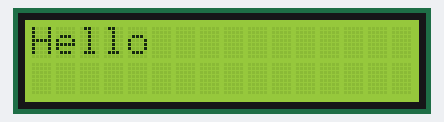
The program below on a simulated ATmega16, built with avr-gcc and emulated at 16 MHz. Parts: 16×2 character LCD. Wiring (inferred from the names in the program): character LCD (HD44780): RS PA1; E PA2; data PA3, PA4, PA5, PA6.

Above: at 0.2 s.
At 1.2 s:
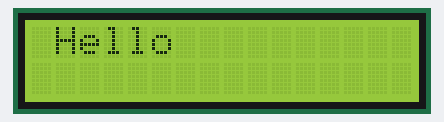
At 2.3 s:
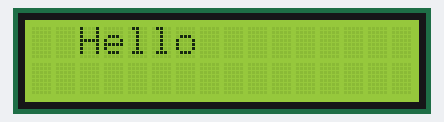
At 3.4 s:
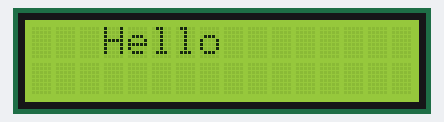
At 4.4 s:
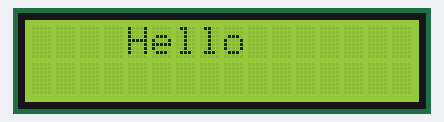
At 5.5 s:
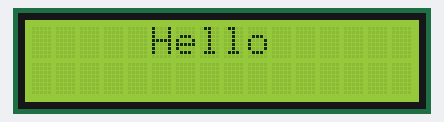

The program:

main.c
```c
/*
 ============================================================================
 Name        : main.c
 Author      : Ahmed Ali
 Date        : 2 Mar 2024
 Description : The Main Function
 ============================================================================
 */

#include "lcd.h"
#include <util/delay.h>

int main(void)
{
	uint8 i = 0;
	/* Configurations and Initialization */
	LCD_init();
	while (1)
	{
		LCD_clearScreen();
		LCD_moveCursor(0, i);
		LCD_displayString("Hello");
		_delay_ms(1000);
		i++;
		if (i == 6)
		{
			i = 0;
		}
	}
}
```

lcd.c
```c
/*
 ============================================================================
 File Name   : lcd.c
 Module      : LCD
 Author      : Ahmed Ali
 Date        : 30 Sept 2023
 Description : Source file for the LCD driver
 ============================================================================
 */

#include <util/delay.h>	   /* For the delay functions */
#include <stdlib.h>		   /* For itoa functions */
#include "common_macros.h" /* For GET_BIT Macro */
#include "lcd.h"
#include "gpio.h"

/*******************************************************************************
 *                      Functions Definitions                                  *
 *******************************************************************************/

/*
 * Description :
 * Initialize the LCD:
 * 1. Setup the LCD pins directions by use the GPIO driver.
 * 2. Setup the LCD Data Mode 4-bits or 8-bits.
 */
void LCD_init(void)
{
	/* Configure the direction for RS and E pins as output pins */
	GPIO_setupPinDirection(LCD_RS_PORT_ID, LCD_RS_PIN_ID, PIN_OUTPUT);
	GPIO_setupPinDirection(LCD_E_PORT_ID, LCD_E_PIN_ID, PIN_OUTPUT);

	_delay_ms(20); /* LCD Power ON delay always > 15ms */

#if (LCD_DATA_BITS_MODE == 4)
	/* Configure 4 pins in the data port as output pins */
	GPIO_setupPinDirection(LCD_DATA_PORT_ID, LCD_DB4_PIN_ID, PIN_OUTPUT);
	GPIO_setupPinDirection(LCD_DATA_PORT_ID, LCD_DB5_PIN_ID, PIN_OUTPUT);
	GPIO_setupPinDirection(LCD_DATA_PORT_ID, LCD_DB6_PIN_ID, PIN_OUTPUT);
	GPIO_setupPinDirection(LCD_DATA_PORT_ID, LCD_DB7_PIN_ID, PIN_OUTPUT);

	/* Send for 4 bit initialization of LCD  */
	LCD_sendCommand(LCD_TWO_LINES_FOUR_BITS_MODE_INIT1);
	LCD_sendCommand(LCD_TWO_LINES_FOUR_BITS_MODE_INIT2);

	/* use 2-lines LCD + 4-bits Data Mode + 5*7 dot display Mode */
	LCD_sendCommand(LCD_TWO_LINES_FOUR_BITS_MODE);

#elif (LCD_DATA_BITS_MODE == 8)
	/* Configure the data port as output port */
	GPIO_setupPortDirection(LCD_DATA_PORT_ID, PORT_OUTPUT);

	/* use 2-lines LCD + 8-bits Data Mode + 5*7 dot display Mode */
	LCD_sendCommand(LCD_TWO_LINES_EIGHT_BITS_MODE);

#endif

	LCD_sendCommand(LCD_CURSOR_OFF);	/* cursor off */
	LCD_sendCommand(LCD_CLEAR_COMMAND); /* clear LCD at the beginning */
}

/*
 * Description :
 * Send the required command to the screen
 */
void LCD_sendCommand(uint8 a_command)
{
	GPIO_writePin(LCD_RS_PORT_ID, LCD_RS_PIN_ID, LOGIC_LOW); /* Instruction Mode RS=0 */
	_delay_ms(1);											 /* delay for processing Tas = 50ns */
	GPIO_writePin(LCD_E_PORT_ID, LCD_E_PIN_ID, LOGIC_HIGH);	 /* Enable LCD E=1 */
	_delay_ms(1);											 /* delay for processing Tpw - Tdws = 190ns */

#if (LCD_DATA_BITS_MODE == 4)
	GPIO_writePin(LCD_DATA_PORT_ID, LCD_DB4_PIN_ID, GET_BIT(a_command, 4));
	GPIO_writePin(LCD_DATA_PORT_ID, LCD_DB5_PIN_ID, GET_BIT(a_command, 5));
	GPIO_writePin(LCD_DATA_PORT_ID, LCD_DB6_PIN_ID, GET_BIT(a_command, 6));
	GPIO_writePin(LCD_DATA_PORT_ID, LCD_DB7_PIN_ID, GET_BIT(a_command, 7));

	_delay_ms(1);											/* delay for processing Tdsw = 100ns */
	GPIO_writePin(LCD_E_PORT_ID, LCD_E_PIN_ID, LOGIC_LOW);	/* Disable LCD E=0 */
	_delay_ms(1);											/* delay for processing Th = 13ns */
	GPIO_writePin(LCD_E_PORT_ID, LCD_E_PIN_ID, LOGIC_HIGH); /* Enable LCD E=1 */
	_delay_ms(1);											/* delay for processing Tpw - Tdws = 190ns */

	GPIO_writePin(LCD_DATA_PORT_ID, LCD_DB4_PIN_ID, GET_BIT(a_command, 0));
	GPIO_writePin(LCD_DATA_PORT_ID, LCD_DB5_PIN_ID, GET_BIT(a_command, 1));
	GPIO_writePin(LCD_DATA_PORT_ID, LCD_DB6_PIN_ID, GET_BIT(a_command, 2));
	GPIO_writePin(LCD_DATA_PORT_ID, LCD_DB7_PIN_ID, GET_BIT(a_command, 3));

	_delay_ms(1);										   /* delay for processing Tdsw = 100ns */
	GPIO_writePin(LCD_E_PORT_ID, LCD_E_PIN_ID, LOGIC_LOW); /* Disable LCD E=0 */
	_delay_ms(1);										   /* delay for processing Th = 13ns */

#elif (LCD_DATA_BITS_MODE == 8)
	GPIO_writePort(LCD_DATA_PORT_ID, a_command);		   /* out the required command to the data bus D0 --> D7 */
	_delay_ms(1);										   /* delay for processing Tdsw = 100ns */
	GPIO_writePin(LCD_E_PORT_ID, LCD_E_PIN_ID, LOGIC_LOW); /* Disable LCD E=0 */
	_delay_ms(1);										   /* delay for processing Th = 13ns */
#endif
}

/*
 * Description :
 * Display the required character on the screen
 */
void LCD_displayCharacter(uint8 a_data)
{
	GPIO_writePin(LCD_RS_PORT_ID, LCD_RS_PIN_ID, LOGIC_HIGH); /* Data Mode RS=1 */
	_delay_ms(1);											  /* delay for processing Tas = 50ns */
	GPIO_writePin(LCD_E_PORT_ID, LCD_E_PIN_ID, LOGIC_HIGH);	  /* Enable LCD E=1 */
	_delay_ms(1);											  /* delay for processing Tpw - Tdws = 190ns */

#if (LCD_DATA_BITS_MODE == 4)
	GPIO_writePin(LCD_DATA_PORT_ID, LCD_DB4_PIN_ID, GET_BIT(a_data, 4));
	GPIO_writePin(LCD_DATA_PORT_ID, LCD_DB5_PIN_ID, GET_BIT(a_data, 5));
	GPIO_writePin(LCD_DATA_PORT_ID, LCD_DB6_PIN_ID, GET_BIT(a_data, 6));
	GPIO_writePin(LCD_DATA_PORT_ID, LCD_DB7_PIN_ID, GET_BIT(a_data, 7));

	_delay_ms(1);											/* delay for processing Tdsw = 100ns */
	GPIO_writePin(LCD_E_PORT_ID, LCD_E_PIN_ID, LOGIC_LOW);	/* Disable LCD E=0 */
	_delay_ms(1);											/* delay for processing Th = 13ns */
	GPIO_writePin(LCD_E_PORT_ID, LCD_E_PIN_ID, LOGIC_HIGH); /* Enable LCD E=1 */
	_delay_ms(1);											/* delay for processing Tpw - Tdws = 190ns */

	GPIO_writePin(LCD_DATA_PORT_ID, LCD_DB4_PIN_ID, GET_BIT(a_data, 0));
	GPIO_writePin(LCD_DATA_PORT_ID, LCD_DB5_PIN_ID, GET_BIT(a_data, 1));
	GPIO_writePin(LCD_DATA_PORT_ID, LCD_DB6_PIN_ID, GET_BIT(a_data, 2));
	GPIO_writePin(LCD_DATA_PORT_ID, LCD_DB7_PIN_ID, GET_BIT(a_data, 3));

	_delay_ms(1);										   /* delay for processing Tdsw = 100ns */
	GPIO_writePin(LCD_E_PORT_ID, LCD_E_PIN_ID, LOGIC_LOW); /* Disable LCD E=0 */
	_delay_ms(1);										   /* delay for processing Th = 13ns */

#elif (LCD_DATA_BITS_MODE == 8)
	GPIO_writePort(LCD_DATA_PORT_ID, a_data);			   /* out the required command to the data bus D0 --> D7 */
	_delay_ms(1);										   /* delay for processing Tdsw = 100ns */
	GPIO_writePin(LCD_E_PORT_ID, LCD_E_PIN_ID, LOGIC_LOW); /* Disable LCD E=0 */
	_delay_ms(1);										   /* delay for processing Th = 13ns */
#endif
}

/*
 * Description :
 * Display the required string on the screen
 */
void LCD_displayString(const char *a_str)
{
	uint8 i = 0;
	while (a_str[i] != '\0')
	{
		LCD_displayCharacter(a_str[i]);
		i++;
	}
}

/*
 * Description :
 * Move the cursor to a specified row and column index on the screen
 */
void LCD_moveCursor(uint8 a_row, uint8 a_col)
{
	uint8 lcd_memory_address;

	/* Calculate the required address in the LCD DDRAM */
	switch (a_row)
	{
	case 0:
		lcd_memory_address = a_col;
		break;
	case 1:
		lcd_memory_address = a_col + 0x40;
		break;
	case 2:
		lcd_memory_address = a_col + 0x10;
		break;
	case 3:
		lcd_memory_address = a_col + 0x50;
		break;
	}
	/* Move the LCD cursor to this specific address */
	LCD_sendCommand(lcd_memory_address | LCD_SET_CURSOR_LOCATION);
}

/*
 * Description :
 * Display the required string in a specified row and column index on the screen
 */
void LCD_displayStringRowColumn(uint8 a_row, uint8 col, const char *a_str)
{
	LCD_moveCursor(a_row, col); /* go to to the required LCD position */
	LCD_displayString(a_str);	/* display the string */
}

/*
 * Description :
 * Display the required decimal value on the screen
 */
void LCD_intgerToString(int a_data)
{
	char buff[16];			 /* String to hold the ascii result */
	itoa(a_data, buff, 10);	 /* Use itoa C function to convert the data to its corresponding ASCII value, 10 for decimal */
	LCD_displayString(buff); /* Display the string */
}

/*
 * Description :
 * Send the clear screen command
 */
void LCD_clearScreen(void)
{
	LCD_sendCommand(LCD_CLEAR_COMMAND); /* Send clear display command */
}
```

lcd.h
```c
/*
 ============================================================================
 File Name   : lcd.h
 Module      : LCD
 Author      : Ahmed Ali
 Date        : 30 Sept 2023
 Description : Header file for the LCD driver
 ============================================================================
 */

#ifndef LCD_H_
#define LCD_H_

#include "std_types.h"

/*******************************************************************************
 *                                Definitions                                  *
 *******************************************************************************/

/* LCD Data bits mode configuration, its value should be 4 or 8*/
#define LCD_DATA_BITS_MODE 4

#if ((LCD_DATA_BITS_MODE != 4) && (LCD_DATA_BITS_MODE != 8))

#error "Number of Data bits should be equal to 4 or 8"

#endif

/* LCD HW Ports and Pins Ids */
#define LCD_RS_PORT_ID		PORTA_ID
#define LCD_RS_PIN_ID 		PIN1_ID

#define LCD_E_PORT_ID 		PORTA_ID
#define LCD_E_PIN_ID 		PIN2_ID

#define LCD_DATA_PORT_ID 	PORTA_ID

#if (LCD_DATA_BITS_MODE == 4)

#define LCD_DB4_PIN_ID PIN3_ID
#define LCD_DB5_PIN_ID PIN4_ID
#define LCD_DB6_PIN_ID PIN5_ID
#define LCD_DB7_PIN_ID PIN6_ID

#endif

/* LCD Commands */
#define LCD_CLEAR_COMMAND 0x01
#define LCD_GO_TO_HOME 0x02
#define LCD_TWO_LINES_EIGHT_BITS_MODE 0x38
#define LCD_TWO_LINES_FOUR_BITS_MODE 0x28
#define LCD_TWO_LINES_FOUR_BITS_MODE_INIT1 0x33
#define LCD_TWO_LINES_FOUR_BITS_MODE_INIT2 0x32
#define LCD_CURSOR_OFF 0x0C
#define LCD_CURSOR_ON 0x0E
#define LCD_SET_CURSOR_LOCATION 0x80

/*******************************************************************************
 *                      Functions Prototypes                                   *
 *******************************************************************************/

/*
 * Description :
 * Initialize the LCD:
 * 1. Setup the LCD pins directions by use the GPIO driver.
 * 2. Setup the LCD Data Mode 4-bits or 8-bits.
 */
void LCD_init(void);

/*
 * Description :
 * Send the required command to the screen
 */
void LCD_sendCommand(uint8 a_command);

/*
 * Description :
 * Display the required character on the screen
 */
void LCD_displayCharacter(uint8 a_data);

/*
 * Description :
 * Display the required string on the screen
 */
void LCD_displayString(const char *a_str);

/*
 * Description :
 * Move the cursor to a specified row and column index on the screen
 */
void LCD_moveCursor(uint8 a_row, uint8 a_col);

/*
 * Description :
 * Display the required string in a specified row and column index on the screen
 */
void LCD_displayStringRowColumn(uint8 a_row, uint8 a_col, const char *a_str);

/*
 * Description :
 * Display the required decimal value on the screen
 */
void LCD_intgerToString(int a_data);

/*
 * Description :
 * Send the clear screen command
 */
void LCD_clearScreen(void);

#endif /* LCD_H_ */
```

common_macros.h
```c
/*
 ============================================================================
 File Name   : common_macros.h
 Module      : Common - Macros
 Author      : Ahmed Ali
 Date        : 23 Sept 2023
 Description : Commonly used Macros
 ============================================================================
 */

#ifndef COMMON_MACROS
#define COMMON_MACROS

/* Set a certain bit in any register */
#define SET_BIT(REG,BIT) (REG|=(1<<BIT))

/* Clear a certain bit in any register */
#define CLEAR_BIT(REG,BIT) (REG&=(~(1<<BIT)))

/* Toggle a certain bit in any register */
#define TOGGLE_BIT(REG,BIT) (REG^=(1<<BIT))

/* Rotate right the register value with specific number of rotates */
#define ROR(REG,num) ( REG= (REG>>num) | (REG<<(8-num)) )

/* Rotate left the register value with specific number of rotates */
#define ROL(REG,num) ( REG= (REG<<num) | (REG>>(8-num)) )

/* Check if a specific bit is set in any register and return true if yes */
#define BIT_IS_SET(REG,BIT) ( REG & (1<<BIT) )

/* Check if a specific bit is cleared in any register and return true if yes */
#define BIT_IS_CLEAR(REG,BIT) ( !(REG & (1<<BIT)) )

/* Get a specified bit in register */
#define GET_BIT(REG, BIT) ((REG & (1 << BIT)) >> BIT)

#endif
```

gpio.h
```c
/*
 ============================================================================
 File Name   : gpio.h
 Module      : GPIO
 Author      : Ahmed Ali
 Date        : 23 Sept 2023
 Description : Header file for the AVR GPIO driver
 ============================================================================
 */

#ifndef GPIO_H_
#define GPIO_H_

#include "std_types.h"

/*******************************************************************************
 *                                Definitions                                  *
 *******************************************************************************/
#define NUM_OF_PORTS           4
#define NUM_OF_PINS_PER_PORT   8

#define PORTA_ID               0
#define PORTB_ID               1
#define PORTC_ID               2
#define PORTD_ID               3

#define PIN0_ID                0
#define PIN1_ID                1
#define PIN2_ID                2
#define PIN3_ID                3
#define PIN4_ID                4
#define PIN5_ID                5
#define PIN6_ID                6
#define PIN7_ID                7

/*******************************************************************************
 *                               Types Declaration                             *
 *******************************************************************************/
typedef enum
{
	PIN_INPUT, PIN_OUTPUT
} GPIO_PinDirectionType;

typedef enum
{
	PORT_INPUT, PORT_OUTPUT = 0xFF
} GPIO_PortDirectionType;

/*******************************************************************************
 *                              Functions Prototypes                           *
 *******************************************************************************/

/*
 * Description :
 * Setup the direction of the required pin input/output.
 * If the input port number or pin number are not correct, The function will not handle the request.
 */
void GPIO_setupPinDirection(uint8 port_num, uint8 pin_num,
		GPIO_PinDirectionType direction);

/*
 * Description :
 * Write the value Logic High or Logic Low on the required pin.
 * If the input port number or pin number are not correct, The function will not handle the request.
 * If the pin is input, this function will enable/disable the internal pull-up resistor.
 */
void GPIO_writePin(uint8 port_num, uint8 pin_num, uint8 value);

/*
 * Description :
 * Read and return the value for the required pin, it should be Logic High or Logic Low.
 * If the input port number or pin number are not correct, The function will return Logic Low.
 */
uint8 GPIO_readPin(uint8 port_num, uint8 pin_num);

/*
 * Description :
 * Setup the direction of the required port all pins input/output.
 * If the direction value is PORT_INPUT all pins in this port should be input pins.
 * If the direction value is PORT_OUTPUT all pins in this port should be output pins.
 * If the input port number is not correct, The function will not handle the request.
 */
void GPIO_setupPortDirection(uint8 port_num, GPIO_PortDirectionType direction);

/*
 * Description :
 * Write the value on the required port.
 * If any pin in the port is output pin the value will be written.
 * If any pin in the port is input pin this will activate/deactivate the internal pull-up resistor.
 * If the input port number is not correct, The function will not handle the request.
 */
void GPIO_writePort(uint8 port_num, uint8 value);

/*
 * Description :
 * Read and return the value of the required port.
 * If the input port number is not correct, The function will return ZERO value.
 */
uint8 GPIO_readPort(uint8 port_num);

#endif /* GPIO_H_ */
```

std_types.h
```c
/*
 ============================================================================
 File Name   : std_types.h
 Module      : Common - Platform Types Abstraction
 Author      : Ahmed Ali
 Date        : 23 Sept 2023
 Description : Types for AVR
 ============================================================================
 */

#ifndef STD_TYPES_H_
#define STD_TYPES_H_

/* Boolean Data Type */
typedef unsigned char boolean;

/* Boolean Values */
#ifndef FALSE
#define FALSE       (0u)
#endif
#ifndef TRUE
#define TRUE        (1u)
#endif

#define LOGIC_HIGH        (1u)
#define LOGIC_LOW         (0u)

#define NULL_PTR    ((void*)0)

typedef unsigned char uint8;           /*           0 .. 255              */

typedef signed char sint8;             /*        -128 .. +127             */

typedef unsigned short uint16;         /*           0 .. 65535            */

typedef signed short sint16;           /*      -32768 .. +32767           */

typedef unsigned long uint32;          /*           0 .. 4294967295       */

typedef signed long sint32;            /* -2147483648 .. +2147483647      */

typedef unsigned long long uint64;     /*       0 .. 18446744073709551615  */

typedef signed long long sint64;       /* -9223372036854775808 .. 9223372036854775807 */

typedef float float32;
typedef double float64;

#endif /* STD_TYPE_H_ */
```

Source omitted: gpio.c (6929 bytes), gpio_private.h (4687 bytes)

Measured:
- by itself, everything shown: repeats every 6.4 s, in 6 steps
- what the display in image 1 shows lasts 1.0 s, from 1.2 s to 2.2 s
